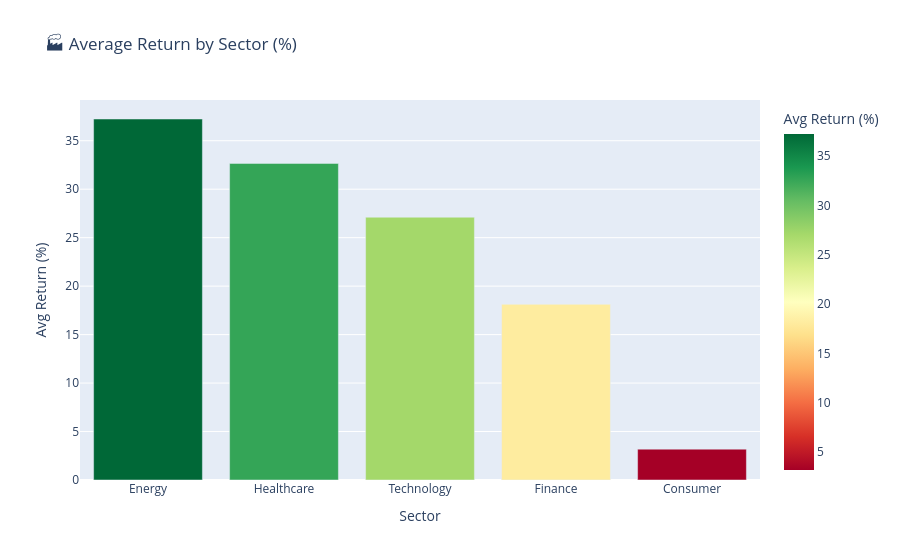

This figure's notebook cell:
### Code cell
# Merge performance with sector info
sector_perf = df.groupby(['ticker', 'sector_name']).apply(
    lambda x: ((x.loc[x['date'].idxmax(), 'close'] - x.loc[x['date'].idxmin(), 'close'])
               / x.loc[x['date'].idxmin(), 'close']) * 100,
    include_groups=False
).reset_index()

sector_perf.columns = ['ticker', 'sector_name', 'return_pct']

# Average return per sector
sector_avg = sector_perf.groupby('sector_name')['return_pct'].mean().reset_index()
sector_avg = sector_avg.sort_values('return_pct', ascending=False)

fig = px.bar(
    sector_avg,
    x='sector_name',
    y='return_pct',
    color='return_pct',
    color_continuous_scale='RdYlGn',
    title='🏭 Average Return by Sector (%)',
    labels={'return_pct': 'Avg Return (%)', 'sector_name': 'Sector'}
)
fig.show()

### Figure 1 — Plotly figure (JSON) as saved in the notebook; plotly's stock layout.template omitted (floating-point values rounded to 4 significant figures)
{"data": [{"hovertemplate": "Sector=%{x}<br>Avg Return (%)=%{marker.color}<extra></extra>", "legendgroup": "", "marker": {"color": [37.24, 32.66, 27.11, 18.13, 3.184], "coloraxis": "coloraxis", "pattern": {"shape": ""}}, "name": "", "orientation": "v", "showlegend": false, "textposition": "auto", "type": "bar", "x": ["Energy", "Healthcare", "Technology", "Finance", "Consumer"], "xaxis": "x", "y": [37.24, 32.66, 27.11, 18.13, 3.184], "yaxis": "y"}], "layout": {"barmode": "relative", "coloraxis": {"colorbar": {"title": {"text": "Avg Return (%)"}}, "colorscale": [[0, "rgb(165,0,38)"], [0.1, "rgb(215,48,39)"], [0.2, "rgb(244,109,67)"], [0.3, "rgb(253,174,97)"], [0.4, "rgb(254,224,139)"], [0.5, "rgb(255,255,191)"], [0.6, "rgb(217,239,139)"], [0.7, "rgb(166,217,106)"], [0.8, "rgb(102,189,99)"], [0.9, "rgb(26,152,80)"], [1, "rgb(0,104,55)"]]}, "legend": {"tracegroupgap": 0}, "title": {"text": "🏭 Average Return by Sector (%)"}, "xaxis": {"anchor": "y", "domain": [0, 1], "title": {"text": "Sector"}}, "yaxis": {"anchor": "x", "domain": [0, 1], "title": {"text": "Avg Return (%)"}}}}
